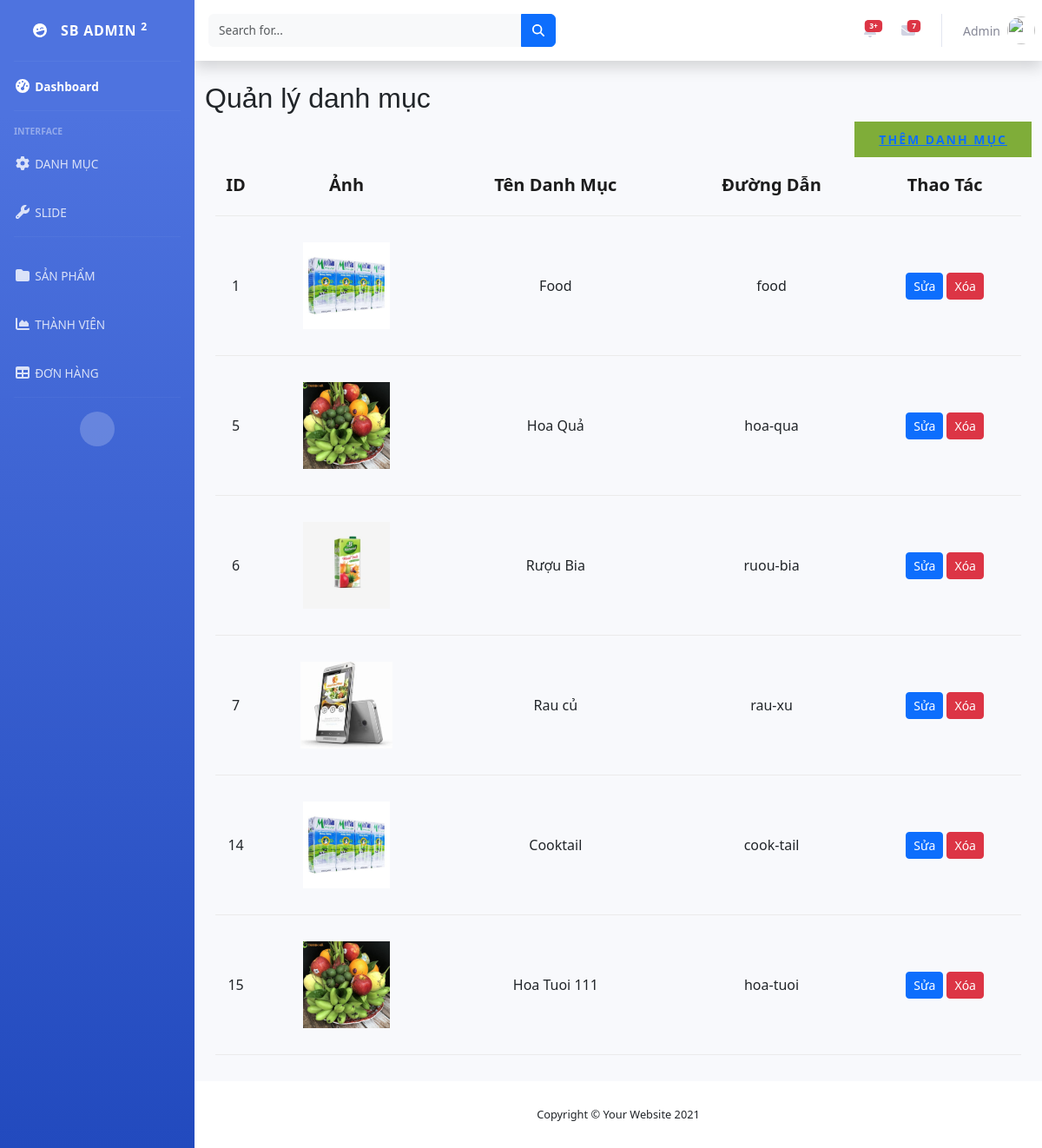
The app's page /manageCategory/ with its own data.
### app/models.py (models this page shows, shortened)
class Category(models.Model):
    sub_category = models.ForeignKey('self', on_delete=models.CASCADE, related_name='sub_categories', null=True, blank=True)
    is_sub = models.BooleanField(default=False)
    name = models.CharField(max_length=200, null=True)
    slug = models.CharField(max_length=200, null=True)
    image = models.ImageField(null=True, blank=True)
    @property
    def ImageURL(self):
        try:
            url = self.image.url
        except:
            url = ''
        return url

### app/views.py (the view)
# urls.py: path('manageCategory/', views.manageCategory, name="manageCategory"),
def manageCategory(request):
    categories = Category.objects.all()  # lay cac damh muc lon
    context ={'categories': categories}
    return render(request, 'admin/managementCategory.html', context)

### app/templates/admin/managementCategory.html
{% extends 'admin/manage.html' %}
{% load static %}
{% block blog-category %}
    <div class="container mt-4">
       <h2>Quản lý danh mục</h2>
    <div class="text-right mb-3">
       <button style="border: none;" class="primary-btn" data-toggle="modal" ><a href="{% url 'addCategory' %}">Thêm danh mục</a></button>
  </div>
  <section class="mt-3">
        <div class="container">
            <div class="row">
                <div class="col-lg-12">
                    <div class="shoping__cart__table">
                        <table>
                            <thead>
                                <tr>
                                    <th>ID</th>
                                    <th>Ảnh</th>
                                    <th>Tên Danh Mục</th>
                                    <th>Đường Dẫn</th>
                                    <th>Thao Tác</th>
                                </tr>
                            </thead>
                            <tbody>
                                {% for category in categories %}
                                <tr>
                                    <td>
                                        {{ category.id }}
                                    </td>
                                    <td>
                                        <img style="height: 100px" src="{{ category.ImageURL }}" alt="">
                                    </td>
                                    <td>
                                        {{ category.name }}
                                    </td>
                                    <td>
                                        {{ category.slug }}
                                    </td>
                                    <td>
                                        <a href="{% url 'editCategory' %}?id={{ category.id }}" class="btn btn-primary btn-sm">Sửa</a>
                                        <a href="{% url 'deleteCategory' %}?id={{ category.id }}" class="btn btn-danger btn-sm">Xóa</a>
                                    </td>
                                </tr>
                                {% endfor %}
                            </tbody>
                        </table>
                    </div>
                </div>
            </div>
        </div>
    </section>
</div>
{% endblock blog-category %}

### app/static/app/css/style.css (style rules this page uses)
html, body { height: 100%; font-family: "Cairo", sans-serif; -webkit-font-smoothing: antialiased; font-smoothing: antialiased; }
h1, h2, h3, h4, h5, h6 { margin: 0; color: #111111; font-weight: 400; font-family: "Cairo", sans-serif; }
h2 { font-size: 36px; }
img { max-width: 100%; }
.primary-btn { display: inline-block; font-size: 14px; padding: 10px 28px 10px; color: #ffffff; text-transform: uppercase; font-weight: 700; background: #7fad39; letter-spacing: 2px; }
.shoping__cart__table { margin-bottom: 30px; }
.shoping__cart__table table { width: 100%; text-align: center; }
.shoping__cart__table table thead tr { border-bottom: 1px solid #ebebeb; }
.shoping__cart__table table thead th { font-size: 20px; font-weight: 700; color: #1c1c1c; padding-bottom: 20px; }
.shoping__cart__table table tbody tr td { padding-top: 30px; padding-bottom: 30px; border-bottom: 1px solid #ebebeb; }
@media only screen and (min-width: 1200px) { .container { max-width: 1170px; } }

### records on screen
Category: id "1", ImageURL (picture), name "Food", slug "food"
Category: id "5", ImageURL (picture), name "Hoa Quả", slug "hoa-qua"
Category: id "6", ImageURL (picture), name "Rượu Bia", slug "ruou-bia"
Category: id "7", ImageURL (picture), name "Rau củ", slug "rau-xu"
Category: id "14", ImageURL (picture), name "Cooktail", slug "cook-tail"
Category: id "15", ImageURL (picture), name "Hoa Tuoi 111", slug "hoa-tuoi"
